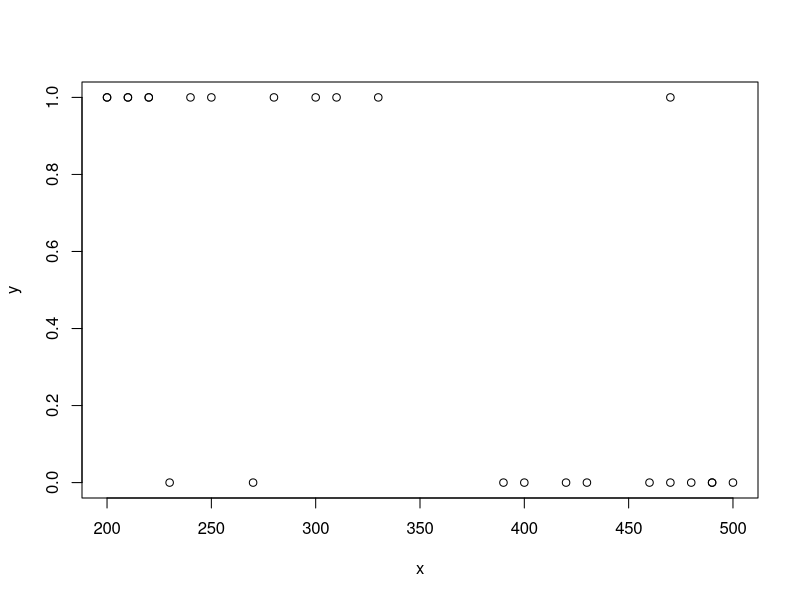
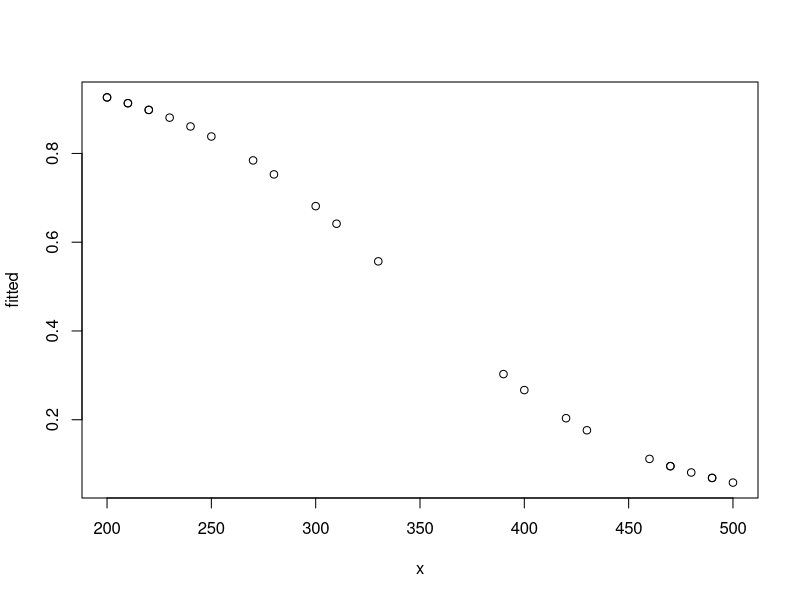

R code for these plots, in order:
## ---- chunk 1
y=c(0,1,0,1,0,0,1,0,0,1,1,0,0,1,1,1,1,1,0,0,0,1,1,1,0)
x=c(400,220,490,210,500,270,200,470,480,310,240,490,420,330,
    280,210,300,470,230,430,460,220,250,200,390)
plot(x,y)
#i)
fit=glm(y~x, family="binomial")
fit
# ii)
summary(fit)   
qchisq(0.05,23,lower.tail = F)
# OR
#library(ResourceSelection)
#hoslem.test(y,fitted(fit),g=10)
# iii)
odds=exp(coef(fit))
odds=exp(cbind(coef(fit),confint(fit)))
odds

fitted=fitted.values(fit)
plot(x,fitted)
## ---- chunk 2
rm(list=ls(all=TRUE))
x11=c(45,40,60,50,55,50,35,65,53,48,37,31,40,75,43,49,37.5,71,34,27)
x1=x11*1000
x2=c(2,4,3,2,2,5,7,2,2,1,5,7,4,2,9,2,4,1,5,6)
y=c(0,0,1,1,0,1,1,1,0,0,1,1,1,0,1,0,1,0,0,0)
fit=glm(y~x1+x2,family="binomial")
fit
summary(fit)
fitted_Model=1/(1+exp(-(-7.047e+00+7.382e-05*x1+9.879e-01*x2)))
odds=exp(coef(fit))
fitted=fitted.values(fit)
fitted_Model=1/(1+exp(-(-7.047e+00+7.382e-05*45000+9.879e-01*5)))
Model_2=glm(y~x1+x2+x1:x2,family="binomial")
summary(Model_2)
Model_3=glm(y~x1*x2,family="binomial")

